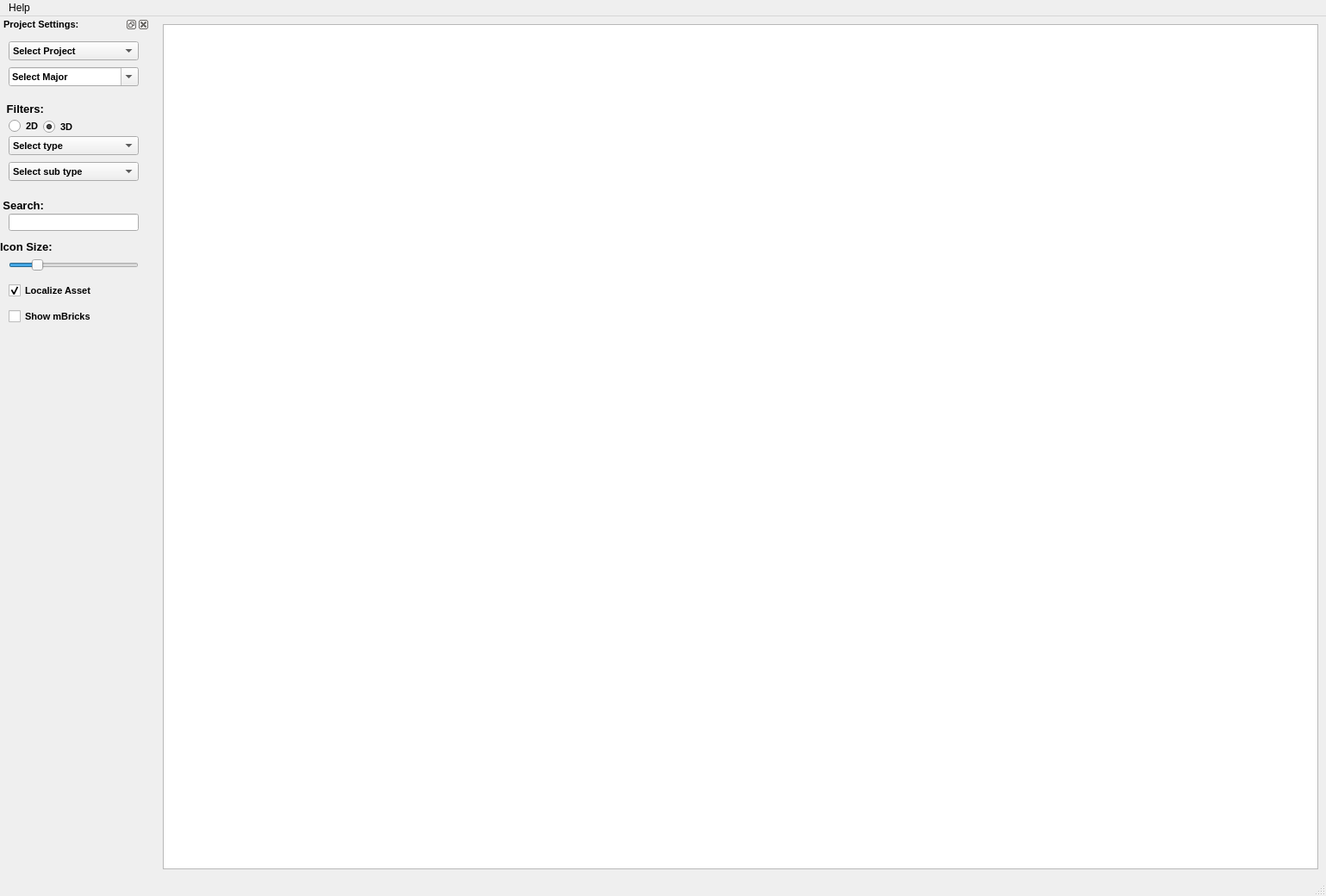
<?xml version="1.0" encoding="UTF-8"?>
<ui version="4.0">
 <class>MainWindow</class>
 <widget class="QMainWindow" name="MainWindow">
  <property name="geometry">
   <rect>
    <x>0</x>
    <y>0</y>
    <width>1539</width>
    <height>1040</height>
   </rect>
  </property>
  <property name="windowTitle">
   <string>MainWindow</string>
  </property>
  <property name="statusTip">
   <string/>
  </property>
  <property name="whatsThis">
   <string/>
  </property>
  <property name="layoutDirection">
   <enum>Qt::LeftToRight</enum>
  </property>
  <widget class="QWidget" name="centralwidget">
   <layout class="QGridLayout" name="gridLayout">
    <item row="0" column="0">
     <widget class="QListWidget" name="modelList">
      <property name="tabKeyNavigation">
       <bool>false</bool>
      </property>
      <property name="sortingEnabled">
       <bool>false</bool>
      </property>
     </widget>
    </item>
   </layout>
  </widget>
  <widget class="QMenuBar" name="menubar">
   <property name="geometry">
    <rect>
     <x>0</x>
     <y>0</y>
     <width>1539</width>
     <height>18</height>
    </rect>
   </property>
   <widget class="QMenu" name="menuHelp">
    <property name="title">
     <string>Help</string>
    </property>
    <addaction name="actionHelp_on_ModelLib"/>
    <addaction name="actionShow_Menu"/>
   </widget>
   <addaction name="menuHelp"/>
  </widget>
  <widget class="QStatusBar" name="statusbar">
   <property name="font">
    <font>
     <pointsize>10</pointsize>
     <weight>75</weight>
     <italic>false</italic>
     <bold>true</bold>
    </font>
   </property>
  </widget>
  <widget class="QDockWidget" name="dockWidget_3">
   <property name="sizePolicy">
    <sizepolicy hsizetype="Preferred" vsizetype="Preferred">
     <horstretch>0</horstretch>
     <verstretch>0</verstretch>
    </sizepolicy>
   </property>
   <property name="minimumSize">
    <size>
     <width>174</width>
     <height>70</height>
    </size>
   </property>
   <property name="maximumSize">
    <size>
     <width>174</width>
     <height>524287</height>
    </size>
   </property>
   <property name="baseSize">
    <size>
     <width>174</width>
     <height>0</height>
    </size>
   </property>
   <property name="font">
    <font>
     <pointsize>8</pointsize>
     <weight>75</weight>
     <bold>true</bold>
    </font>
   </property>
   <property name="floating">
    <bool>false</bool>
   </property>
   <property name="features">
    <set>QDockWidget::AllDockWidgetFeatures</set>
   </property>
   <property name="allowedAreas">
    <set>Qt::AllDockWidgetAreas</set>
   </property>
   <property name="windowTitle">
    <string>Project Settings:</string>
   </property>
   <attribute name="dockWidgetArea">
    <number>1</number>
   </attribute>
   <widget class="QWidget" name="dockWidgetContents_4">
    <widget class="QComboBox" name="project">
     <property name="geometry">
      <rect>
       <x>10</x>
       <y>10</y>
       <width>151</width>
       <height>22</height>
      </rect>
     </property>
     <property name="toolTip">
      <string extracomment="Test"/>
     </property>
     <item>
      <property name="text">
       <string>Select Project</string>
      </property>
     </item>
    </widget>
    <widget class="QComboBox" name="major">
     <property name="geometry">
      <rect>
       <x>10</x>
       <y>40</y>
       <width>151</width>
       <height>22</height>
      </rect>
     </property>
     <property name="editable">
      <bool>true</bool>
     </property>
     <item>
      <property name="text">
       <string>Select Major</string>
      </property>
     </item>
    </widget>
    <widget class="QLabel" name="label">
     <property name="geometry">
      <rect>
       <x>0</x>
       <y>80</y>
       <width>51</width>
       <height>16</height>
      </rect>
     </property>
     <property name="font">
      <font>
       <pointsize>10</pointsize>
       <weight>75</weight>
       <bold>true</bold>
      </font>
     </property>
     <property name="layoutDirection">
      <enum>Qt::LeftToRight</enum>
     </property>
     <property name="text">
      <string>Filters:</string>
     </property>
     <property name="alignment">
      <set>Qt::AlignRight|Qt::AlignTrailing|Qt::AlignVCenter</set>
     </property>
    </widget>
    <widget class="QRadioButton" name="D3">
     <property name="geometry">
      <rect>
       <x>50</x>
       <y>100</y>
       <width>36</width>
       <height>18</height>
      </rect>
     </property>
     <property name="text">
      <string>3D</string>
     </property>
     <property name="checked">
      <bool>true</bool>
     </property>
    </widget>
    <widget class="QRadioButton" name="D2">
     <property name="geometry">
      <rect>
       <x>10</x>
       <y>99</y>
       <width>36</width>
       <height>18</height>
      </rect>
     </property>
     <property name="text">
      <string>2D</string>
     </property>
    </widget>
    <widget class="QComboBox" name="type">
     <property name="geometry">
      <rect>
       <x>10</x>
       <y>120</y>
       <width>151</width>
       <height>22</height>
      </rect>
     </property>
     <property name="sizePolicy">
      <sizepolicy hsizetype="Fixed" vsizetype="Fixed">
       <horstretch>0</horstretch>
       <verstretch>0</verstretch>
      </sizepolicy>
     </property>
     <property name="minimumSize">
      <size>
       <width>151</width>
       <height>22</height>
      </size>
     </property>
     <item>
      <property name="text">
       <string>Select type</string>
      </property>
     </item>
    </widget>
    <widget class="QComboBox" name="subType">
     <property name="geometry">
      <rect>
       <x>10</x>
       <y>150</y>
       <width>151</width>
       <height>22</height>
      </rect>
     </property>
     <property name="sizePolicy">
      <sizepolicy hsizetype="Fixed" vsizetype="Fixed">
       <horstretch>0</horstretch>
       <verstretch>0</verstretch>
      </sizepolicy>
     </property>
     <property name="minimumSize">
      <size>
       <width>151</width>
       <height>22</height>
      </size>
     </property>
     <item>
      <property name="text">
       <string>Select sub type</string>
      </property>
     </item>
    </widget>
    <widget class="QLabel" name="label_2">
     <property name="geometry">
      <rect>
       <x>0</x>
       <y>190</y>
       <width>51</width>
       <height>20</height>
      </rect>
     </property>
     <property name="font">
      <font>
       <pointsize>10</pointsize>
       <weight>75</weight>
       <bold>true</bold>
      </font>
     </property>
     <property name="layoutDirection">
      <enum>Qt::RightToLeft</enum>
     </property>
     <property name="text">
      <string>Search:</string>
     </property>
     <property name="alignment">
      <set>Qt::AlignRight|Qt::AlignTrailing|Qt::AlignVCenter</set>
     </property>
    </widget>
    <widget class="QLineEdit" name="search">
     <property name="geometry">
      <rect>
       <x>10</x>
       <y>210</y>
       <width>151</width>
       <height>20</height>
      </rect>
     </property>
     <property name="sizePolicy">
      <sizepolicy hsizetype="Minimum" vsizetype="Fixed">
       <horstretch>0</horstretch>
       <verstretch>0</verstretch>
      </sizepolicy>
     </property>
     <property name="minimumSize">
      <size>
       <width>151</width>
       <height>20</height>
      </size>
     </property>
    </widget>
    <widget class="QLabel" name="label_4">
     <property name="geometry">
      <rect>
       <x>0</x>
       <y>240</y>
       <width>71</width>
       <height>16</height>
      </rect>
     </property>
     <property name="sizePolicy">
      <sizepolicy hsizetype="Fixed" vsizetype="Fixed">
       <horstretch>0</horstretch>
       <verstretch>0</verstretch>
      </sizepolicy>
     </property>
     <property name="font">
      <font>
       <pointsize>10</pointsize>
       <weight>75</weight>
       <bold>true</bold>
      </font>
     </property>
     <property name="text">
      <string>Icon Size:</string>
     </property>
    </widget>
    <widget class="QSlider" name="iconSlider">
     <property name="geometry">
      <rect>
       <x>10</x>
       <y>260</y>
       <width>151</width>
       <height>20</height>
      </rect>
     </property>
     <property name="sizePolicy">
      <sizepolicy hsizetype="Minimum" vsizetype="Fixed">
       <horstretch>0</horstretch>
       <verstretch>0</verstretch>
      </sizepolicy>
     </property>
     <property name="minimumSize">
      <size>
       <width>151</width>
       <height>16</height>
      </size>
     </property>
     <property name="minimum">
      <number>1</number>
     </property>
     <property name="maximum">
      <number>100</number>
     </property>
     <property name="sliderPosition">
      <number>20</number>
     </property>
     <property name="orientation">
      <enum>Qt::Horizontal</enum>
     </property>
    </widget>
    <widget class="QCheckBox" name="localize">
     <property name="geometry">
      <rect>
       <x>10</x>
       <y>290</y>
       <width>107</width>
       <height>18</height>
      </rect>
     </property>
     <property name="font">
      <font>
       <weight>75</weight>
       <bold>true</bold>
      </font>
     </property>
     <property name="layoutDirection">
      <enum>Qt::LeftToRight</enum>
     </property>
     <property name="text">
      <string>Localize Asset</string>
     </property>
     <property name="checked">
      <bool>true</bool>
     </property>
     <property name="autoRepeat">
      <bool>false</bool>
     </property>
     <property name="autoExclusive">
      <bool>false</bool>
     </property>
     <property name="tristate">
      <bool>false</bool>
     </property>
    </widget>
    <widget class="QCheckBox" name="mbrick">
     <property name="geometry">
      <rect>
       <x>10</x>
       <y>320</y>
       <width>107</width>
       <height>18</height>
      </rect>
     </property>
     <property name="font">
      <font>
       <weight>75</weight>
       <bold>true</bold>
      </font>
     </property>
     <property name="layoutDirection">
      <enum>Qt::LeftToRight</enum>
     </property>
     <property name="text">
      <string>Show mBricks</string>
     </property>
     <property name="checked">
      <bool>false</bool>
     </property>
     <property name="autoRepeat">
      <bool>false</bool>
     </property>
     <property name="autoExclusive">
      <bool>false</bool>
     </property>
     <property name="tristate">
      <bool>false</bool>
     </property>
    </widget>
   </widget>
  </widget>
  <action name="actionHelp_on_ModelLib">
   <property name="text">
    <string>Help on ModelLib</string>
   </property>
  </action>
  <action name="actionShow_Menu">
   <property name="text">
    <string>Show Menu</string>
   </property>
  </action>
 </widget>
 <resources/>
 <connections/>
</ui>
